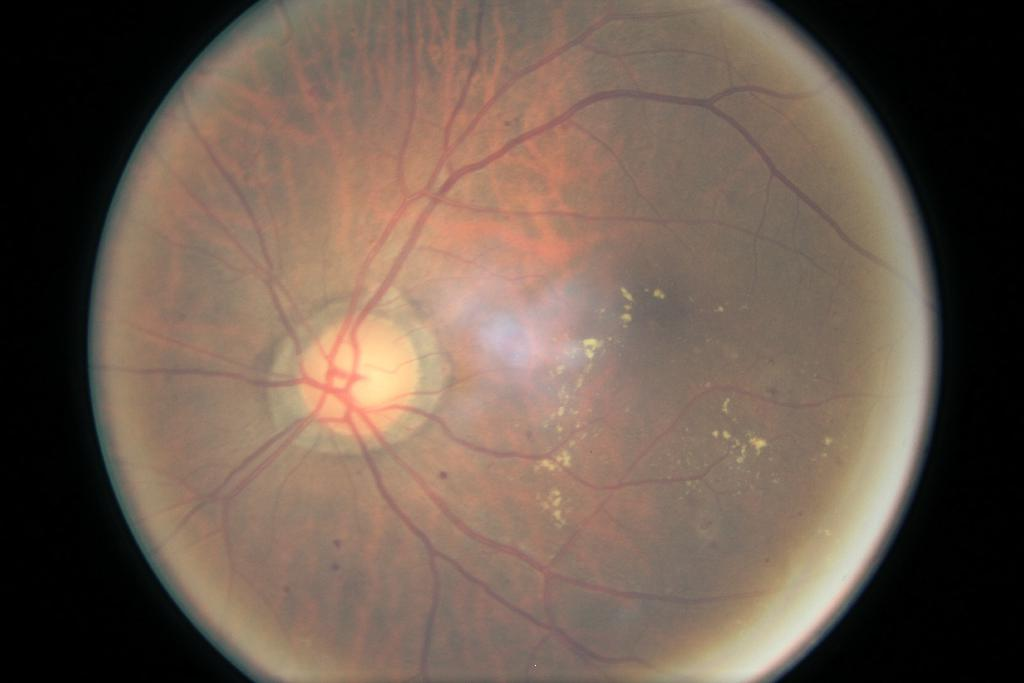
#> input picture Inputs/test_img2.jpeg, 1024 x 683 px, given in place of test_img1.jpeg, which was not available
$ python main.py
#> lines starting #> are read from the running program, lines starting #| are printed output that depends on the picture; after the words box and inside, x2 and y2 are one past the last pixel; in counts of white or black regions, pixels touching at a corner belong together; pictures that were not available may be replaced by others from this repository, and a replacement may not be noted
# Import
import cv2
import numpy as np
import matplotlib.pyplot as plt
import os

# Parameters
IMG_SIZE=512
img_name='test_img1'
img_path='Inputs/'+img_name+'.jpeg'
def enhance(path, sigmaX=10):
#> called with path = 'Inputs/test_img1.jpeg', sigmaX = 30
    image = cv2.imread(path)
#> image is the input picture: shape (683, 1024, 3); mean B, G, R 80.4, 92.8, 110.8
    image = cv2.cvtColor(image, cv2.COLOR_BGR2RGB)
    image = crop_image_from_gray(image)
    image = cv2.resize(image, (IMG_SIZE, IMG_SIZE))
    image = cv2.addWeighted(image, 4, cv2.GaussianBlur(image, (0, 0), sigmaX), -4, 128)

    return image

def crop_image_from_gray(img, tol=7):
#> called with tol = 7
    if img.ndim == 2:
        mask = img > tol
        return img[np.ix_(mask.any(1), mask.any(0))]
    elif img.ndim == 3:
        gray_img = cv2.cvtColor(img, cv2.COLOR_RGB2GRAY)
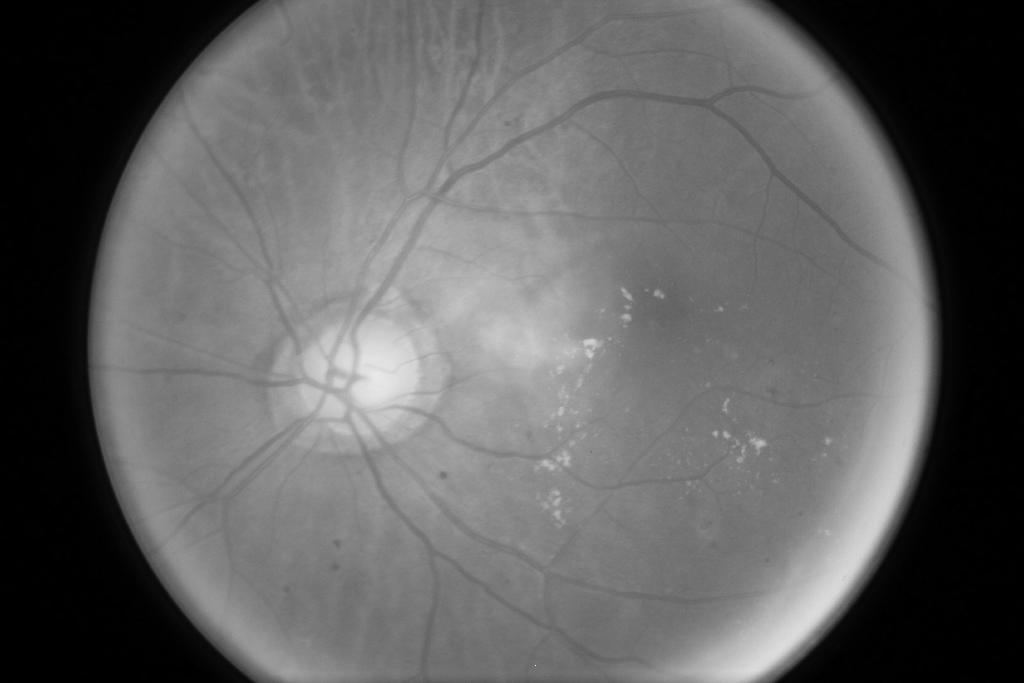
#> gray_img: shape (683, 1024); min 0, max 233, mean 96.8
        mask = gray_img > tol
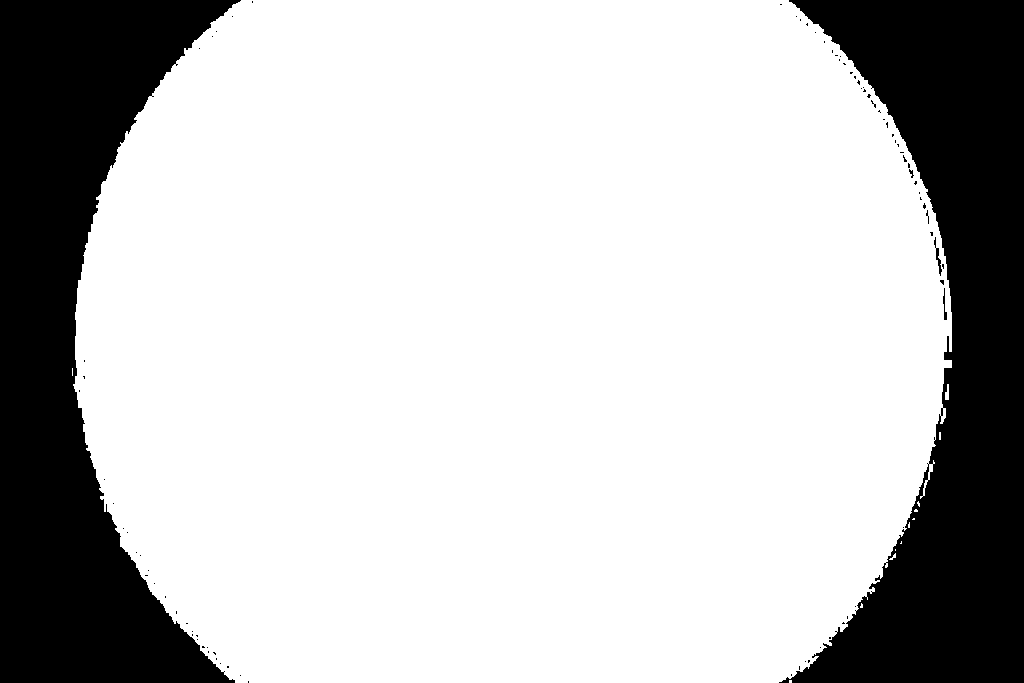
#> mask: shape (683, 1024) bool; 75.7% white; 84 black regions (79 under 20 px), largest, box (x1, y1, x2, y2) and area: (0, 0, 241, 683) 84957, (779, 0, 1024, 683) 84214, (934, 237, 942, 276) 89, (943, 288, 947, 320) 56, (909, 169, 914, 178) 21

        check_shape = img[:, :, 0][np.ix_(mask.any(1), mask.any(0))].shape[0]
#> check_shape = 683
        if (check_shape == 0):  # image is too dark so that we crop out everything,
            return img  # return original image
        else:
            img1 = img[:, :, 0][np.ix_(mask.any(1), mask.any(0))]
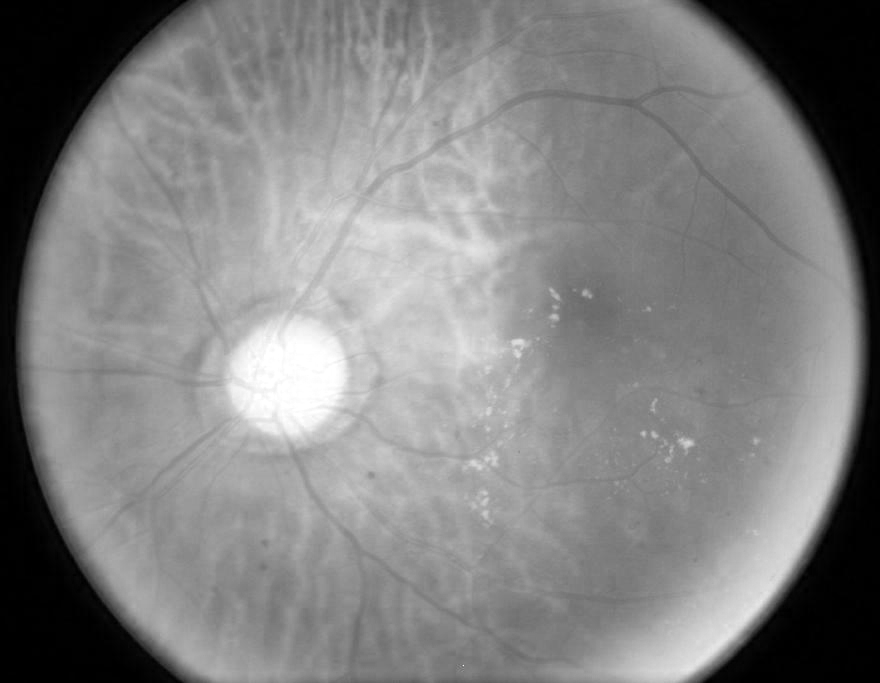
#> img1: shape (683, 880); min 0, max 255, mean 128.9
            img2 = img[:, :, 1][np.ix_(mask.any(1), mask.any(0))]
            img3 = img[:, :, 2][np.ix_(mask.any(1), mask.any(0))]
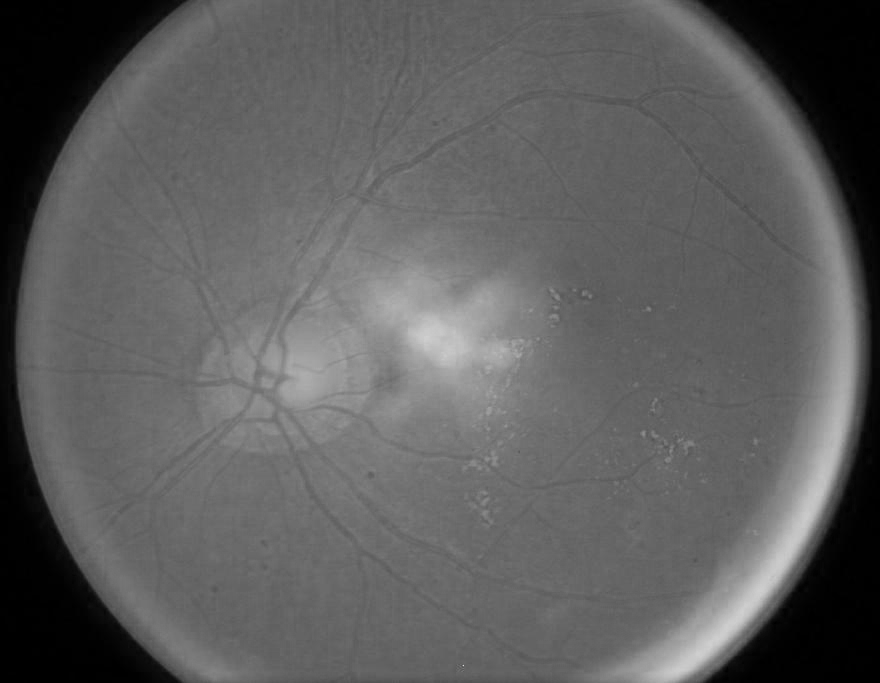
#> img3: shape (683, 880); min 0, max 218, mean 93.5
            img = np.stack([img1, img2, img3], axis=-1)
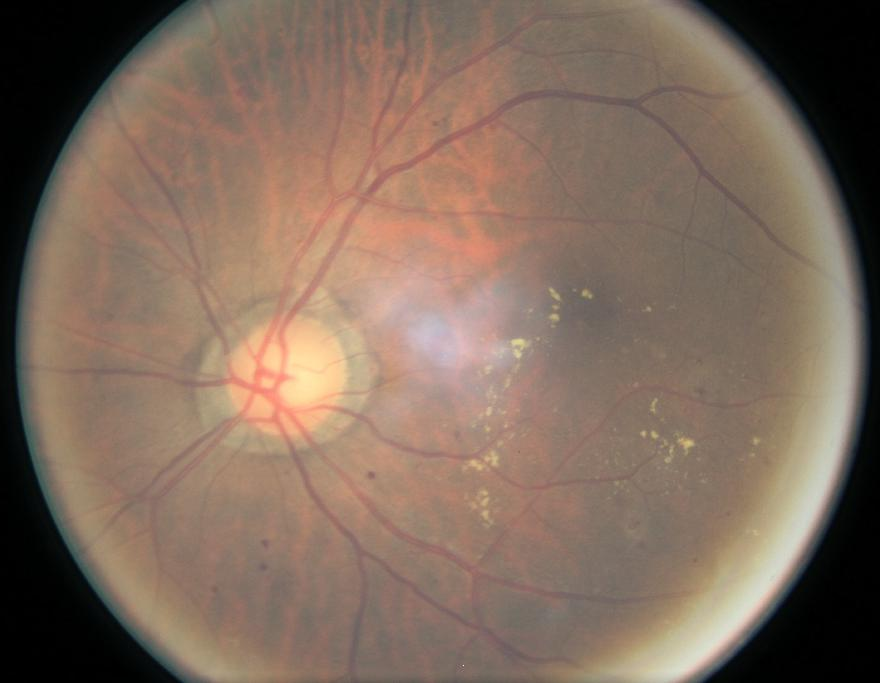
#> img: shape (683, 880, 3); mean R, G, B 128.9, 107.9, 93.5
        return img

if __name__=='__main__':
    fig = plt.figure(figsize=(25, 16))
    path = img_path
    image = enhance(path, sigmaX=30)
#> in enhance, `image = cv2.resize(image, (IMG_SIZE, IMG_SIZE))`:
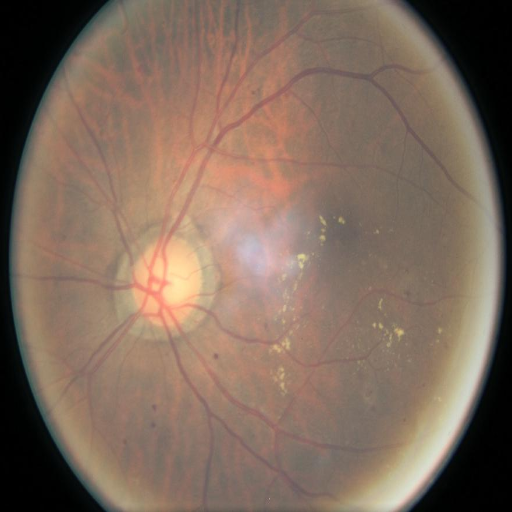
#> image: shape (512, 512, 3); mean R, G, B 128.8, 107.8, 93.4
#> in enhance, `image = cv2.addWeighted(image, 4, cv2.GaussianBlur(image, (0, 0), sigm..`:
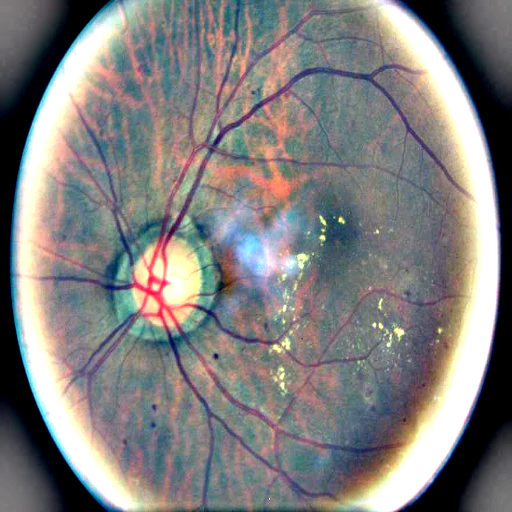
#> image: shape (512, 512, 3); mean R, G, B 128.8, 127.5, 127.2
    try:
        os.mkdir('Results')
    except FileExistsError:
        pass
    cv2.imwrite('Results/'+img_name+'.jpeg',image)
